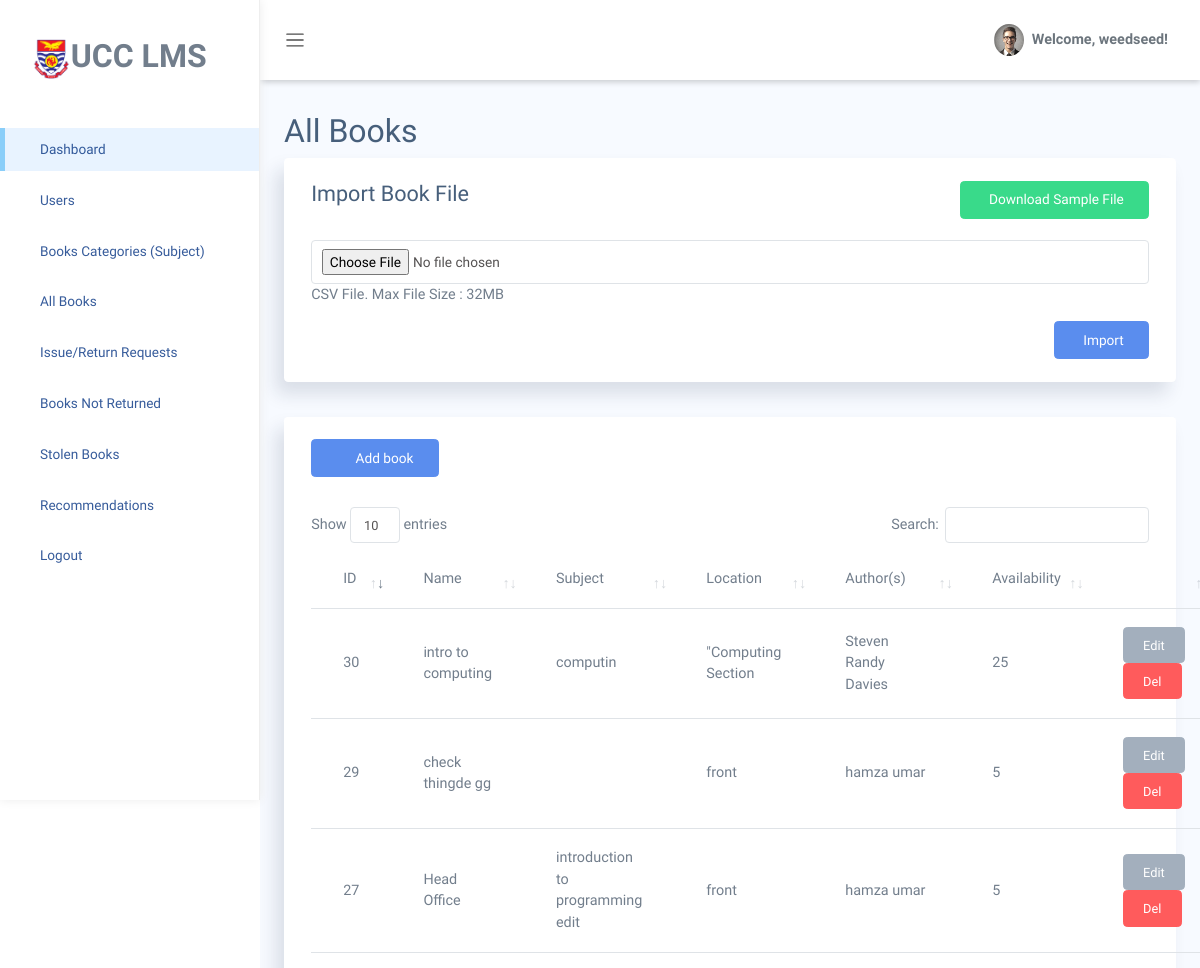
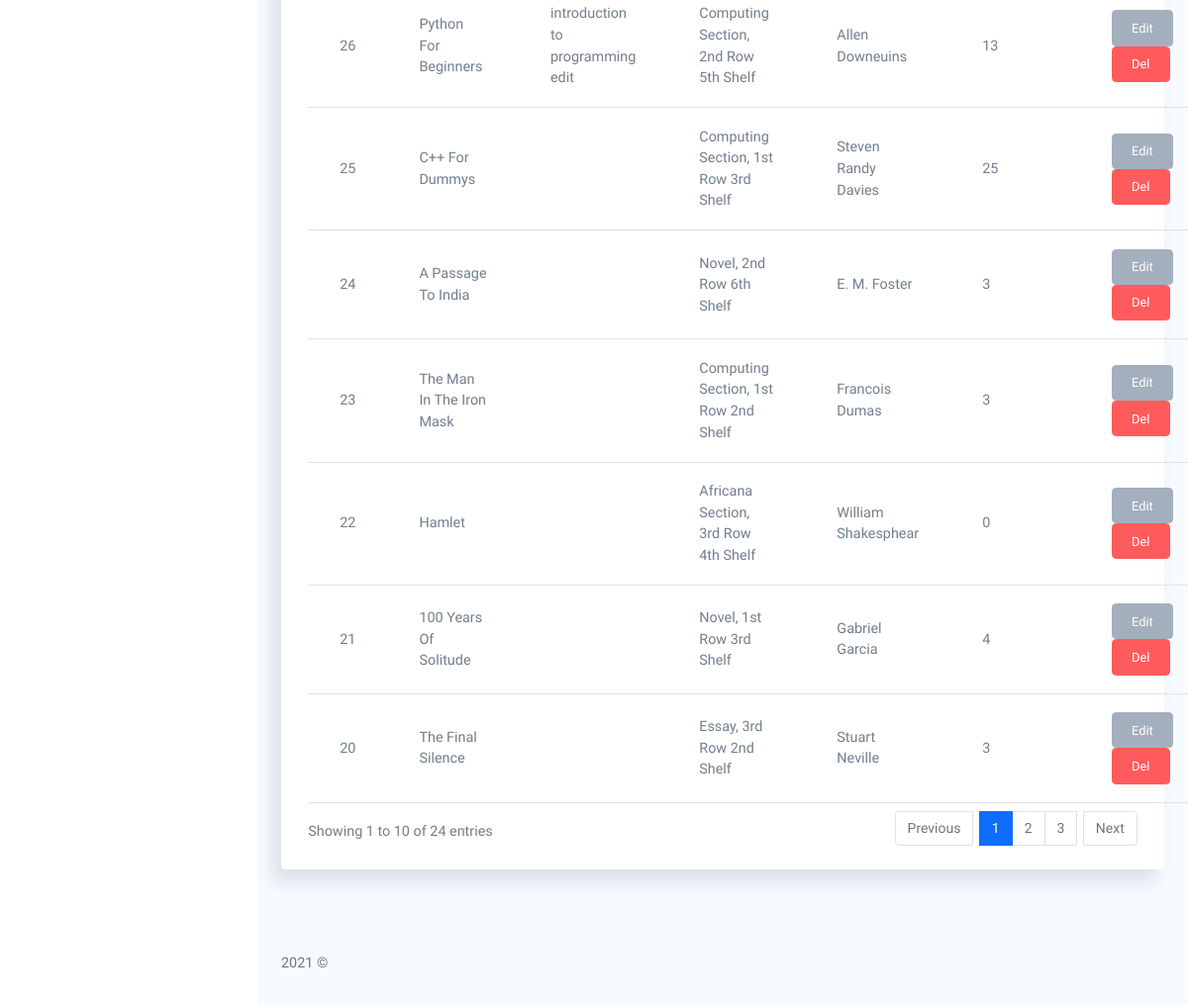
Page /view-books/ (signed in) on the committed database (2 pictures, top to bottom).
### ucclms/models.py (models this page shows, shortened)
class Book(models.Model):
    title = models.CharField(max_length = 255, blank=False, null=False)
    publisher = models.CharField(max_length = 255, blank=True, null=True)
    availability = models.IntegerField(default=0, blank=True, null=True)
    year = models.CharField(max_length = 4, blank=True, null=True)
    author = models.CharField(max_length = 255, blank=True, null=True)
    location = models.CharField(max_length = 255, blank=True, null=True)
    subject = models.ForeignKey(Subject, on_delete=models.SET_NULL, null=True, blank=True, related_name='booksubject')
    is_stolen = models.BooleanField(default=False)
    no_stolen = models.IntegerField(null=True, blank=True, default=0)

class Subject(models.Model):
    name = models.CharField(unique=True, max_length=200)
    created_at = models.DateTimeField(auto_now_add=True)

### ucclms/views.py (the view, shortened to what this page needs)
# urls.py: path('view-books/', views.viewBooks, name='view-books'),
@login_required(login_url='login')
def viewBooks(request):
    books = Book.objects.order_by('-id')
    context = {'dash_title':'All Books','books': books}
    return render(request, 'ucclms/view-books.html', context)

### ucclms/templates/ucclms/view-books.html (shortened to what this page needs)
{% extends 'base.html' %}
{% block content %}
<section class="section">
    <div class="card">
        <div class="card-body">
            <div class=" d-flex justify-content-between">
                <h4>Import Book File</h4>
                <a href="{% url 'download-book-demo' %}" class="btn btn-success waves-effect waves-light"> Download Sample File</a>
            </div>
            <br>
            <form action="" method="POST" enctype="multipart/form-data">
                <input type="file" class="form-control" id="example-fileinput" name="file" required>
                <p>CSV File. Max File Size : 32MB</p>
                <div class="button-list d-flex justify-content-between">
                    <button type="submit" class="btn btn-primary waves-effect waves-light"> Import</button>
                </div>
            </form>
        </div>
    </div>
    <div class="card">
        <div class="card-header">
            <a href="{% url 'add-book' %}" class="btn btn-primary mb-2"><i class="fas fa-book-medical"></i> Add book</a>
        </div>
        <div class="card-body">
            <table class='table' id="table_id">
                <thead>
                    <tr>
                        <td>ID</td>
                        <td>Name</td>
                        <td>Subject</td>
                        <td>Location</td>
                        <td>Author(s)</td>
                        <td>Availability</td>
                        <td></td>
                    </tr>
                </thead>
                <tbody>
                    {% for book in books %}
                    <tr>
                        <td>{{book.id}}</td>
                        <td>{{book.title}}</td>
                        <td>{{book.subject.name}}</td>
                        <td>{{book.location}}</td>
                        <td>{{book.author}}</td>
                        <td>{{book.availability}}</td>
                        <td>
                            <a href="{% url 'edit-book' book.id %}" class="btn btn-light btn-sm">Edit</a>
                            <a href="{% url 'delete-book' book.id %}" class="btn btn-danger btn-sm">Del</a>
                        </td>
                    </tr>
                    {% endfor %}
                </tbody>
            </table>
        </div>
    </div>
</section>
{% endblock %}

### templates/base.html (shortened to what this page needs)
<!DOCTYPE html>
{% load static %}
<html lang="en">
<head>
    <link rel="stylesheet" type="text/css" href="{% static 'css/all.min.css' %}">
    <link rel="stylesheet" type="text/css" href="{% static 'css/sign-up.css' %}">
    <link rel="stylesheet" type="text/css" href="{% static 'css/main.css' %}">
    <link rel="stylesheet" type="text/css" href="{% static '/css/dashstyle.css' %}">
    <link href="{% static 'libs/datatables/dataTables.bootstrap4.min.css' %}" rel="stylesheet" type="text/css" />
    <link href="{% static 'libs/datatables/responsive.bootstrap4.min.css' %}" rel="stylesheet" type="text/css" />
    <link href="{% static 'libs/datatables/buttons.bootstrap4.min.css' %}" rel="stylesheet" type="text/css" />
    <link href="{% static 'libs/datatables/select.bootstrap4.min.css' %}" rel="stylesheet" type="text/css" />
    <link rel="stylesheet" href="{% static 'css/bootstrap.css' %}">
    <link rel="stylesheet" href="{% static 'vendors/chartjs/Chart.min.css' %}">
    <link rel="stylesheet" href="{% static 'vendors/perfect-scrollbar/perfect-scrollbar.css' %}">
    <link rel="stylesheet" href="{% static 'css/app.css' %}">
</head>
<body>
    <div id="app">
        <div id="sidebar" class='active'>
            <div class="sidebar-wrapper active">
                <div class="sidebar-header">
                    <img src="{% static '/img/ucc_web_logo.png' %}" alt="" srcset="" height='30px'>UCC LMS
                </div>
                <div class="sidebar-menu">
                    <ul class="menu">
                        <li class="sidebar-item active ">
                            <a href="{% url 'admin-dashboard' %}" class='sidebar-link'>
                                <span>Dashboard</span>
                            </a>
                        </li>
                        <li class="sidebar-item">
                            <a href="{% url 'view-users' %}" class='sidebar-link'>
                                <span>Users</span>
                            </a>
                        </li>
                        <li class="sidebar-item">
                            <a href="{% url 'view-subjects' %}" class='sidebar-link'>
                                <span>Books Categories (Subject)</span>
                            </a>
                        </li>
                        <li class="sidebar-item">
                            <a href="{% url 'view-books' %}" class='sidebar-link'>
                                <span>All Books</span>
                            </a>
                        </li>
                        <li class="sidebar-item">
                            <a href="{% url 'book-records' %}" class='sidebar-link'>
                                <span>Issue/Return Requests</span>
                            </a>
                        </li>
                        <li class="sidebar-item">
                            <a href="{% url 'books-not-returned' %}" class='sidebar-link'>
                                <span>Books Not Returned</span>
                            </a>
                        </li>
                        <li class="sidebar-item">
                            <a href="{% url 'stolen-books' %}" class='sidebar-link'>
                                <span>Stolen Books</span>
                            </a>
                        </li>
                        <li class="sidebar-item">
                            <a href="{% url 'recommendations' %}" class='sidebar-link'>
                                <span>Recommendations</span>
                            </a>
                        </li>
                        <li class="sidebar-item">
                            <a href="{% url 'logout' %}" class='sidebar-link'>
                                <span>Logout</span>
                            </a>
                        </li>
                    </ul>
                </div>
            </div>
        </div>
        <div id="main">
            <nav class="navbar navbar-header navbar-expand navbar-light">
                <a class="sidebar-toggler" href="#"><span class="navbar-toggler-icon"></span></a>
                <div class="collapse navbar-collapse" id="navbarSupportedContent">
                    <ul class="navbar-nav d-flex align-items-center navbar-light ml-auto">
                        <li class="dropdown">
                            <a href="#" data-toggle="dropdown"
                                class="nav-link dropdown-toggle nav-link-lg nav-link-user">
                                <div class="avatar mr-1">
                                    <img src="{% static 'img/avatar/avatar-s-1.png' %}" alt="" srcset="">
                                </div>
                                <div class="d-none d-md-block d-lg-inline-block">Welcome, {{request.user}}!</div>
                            </a>
                        </li>
                    </ul>
                </div>
            </nav>
            <div class="main-content container">
                <div class="page-title">
                    <h3>{{ dash_title }}</h3>
                </div>
                {% block content %}
                {% endblock %}
            </div>
            <footer>
                <div class="footer clearfix mb-0 text-muted">
                    <div class="float-left">
                        <p>2021 &copy;</p>
                    </div>
                </div>
            </footer>
        </div>
    </div>
</body>
</html>

### staticfiles/css/main.css (style rules this page uses)
* { margin: 0; padding: 0; box-sizing: border-box; }
body { background-color: rgb(241, 241, 241); }
ul { list-style: none; }
a { text-decoration: none; }
nav.navbar { height: 10vh; }
nav.navbar a { color: #fff; }

### staticfiles/css/app.css (style rules this page uses)
* { font-family: "Raleway"; }
#app { position: relative; }
#main { margin-left: 260px; background-color: #F7FAFF; min-height: 100vh; transition: margin-left 0.6s ease-out; }
#main .main-content { padding: 2rem 1.5rem; }
#main .main-content .page-title h3 { font-size: 2rem; }
a { text-decoration: none; outline: 0; }
button { outline: 0; }
svg.feather, i { font-size: 14px; height: 1rem; }
footer { padding: 1rem 1.5rem; }
.avatar { display: inline-flex; border-radius: 50%; text-align: center; vertical-align: middle; position: relative; }
.avatar img { width: 32px; height: 32px; border-radius: 50%; }
.btn i, .btn svg { width: 16px; height: 16px; }
.btn.btn-primary { color: #fff; }
.btn.btn-success { color: #fff; }
.btn.btn-danger { color: #fff; }
.btn.btn-light { color: #fff; }
.dropdown-toggle:after { color: #fff; }
#sidebar.active .sidebar-wrapper { left: 0; }
.sidebar-wrapper { width: 260px; height: 100vh; position: fixed; top: 0; z-index: 10; background-color: #fff; bottom: 0; border-right: 1px solid #eee; box-shadow: 0 0 10px #ececec; left: -260px; transition: left 0.6s ease-out; }
.sidebar-wrapper .sidebar-header { padding: 2rem 2rem 1rem; font-size: 2rem; font-weight: bold; }
.sidebar-wrapper .sidebar-header img { height: 2.5rem; }
.sidebar-wrapper .menu { padding-left: 0; margin-top: 2rem; }
.sidebar-wrapper .menu .sidebar-link { display: block; padding: 0.7rem 1.5rem; font-size: 0.85rem; display: flex; align-items: center; transition: all 0.5s; }
.sidebar-wrapper .menu .sidebar-link > span { color: #053382; font-weight: 500; margin-left: 1rem; opacity: 0.8; }
.sidebar-wrapper .menu .sidebar-item { list-style: none; margin-top: 0.5rem; position: relative; }
.sidebar-wrapper .menu .sidebar-item.active .sidebar-link { background-color: #e8f3ff; }
.sidebar-wrapper .menu .sidebar-item.active .sidebar-link:before { content: ""; position: absolute; left: 0; height: 100%; top: 0; bottom: 0; background-color: rgba(46, 170, 244, 0.5); width: 5px; }
.card { box-shadow: -8px 12px 18px 0 rgba(25, 42, 70, 0.13); margin-bottom: 2.2rem; }
.card .card-header { border: none; }
.card .card-header ~ .card-body { padding-top: 0; }
.card .card-body { padding: 1.4rem 1.7rem; }
.navbar { height: 70px; padding: 1.5rem; }
.navbar .nav-link-user img { width: 30px; }
.navbar.navbar-header li { display: flex; align-items: center; }
.navbar.navbar-header .dropdown > a { color: #6c757d; font-weight: 600; }
.navbar.navbar-header .dropdown > a:after { display: none; }
.table td, .dataTable-table td, .table thead th, .dataTable-table thead th { vertical-align: middle; }
nav.navbar { box-shadow: 0 2px 6px rgba(0,0,0,0.2); background-color: #fff; }

### rows in the picture
Book: id "30", title "intro to computing", subject.name "computin", location "\"Computing Section", author "Steven Randy Davies", availability "25"
Book: id "29", title "check thingde gg", location "front", author "hamza umar", availability "5"
Book: id "27", title "Head Office", subject.name "introduction to programming edit", location "front", author "hamza umar", availability "5"
Book: id "26", title "Python For Beginners", subject.name "introduction to programming edit", location "Computing Section, 2nd Row 5th Shelf", author "Allen Downeuins", availability "13"
Book: id "25", title "C++ For Dummys", location "Computing Section, 1st Row 3rd Shelf", author "Steven Randy Davies", availability "25"
Book: id "24", title "A Passage To India", location "Novel, 2nd Row 6th Shelf", author "E. M. Foster", availability "3"
Book: id "23", title "The Man In The Iron Mask", location "Computing Section, 1st Row 2nd Shelf", author "Francois Dumas", availability "3"
Book: id "22", title "Hamlet", location "Africana Section, 3rd Row 4th Shelf", author "William Shakesphear", availability "0"
Book: id "21", title "100 Years Of Solitude", location "Novel, 1st Row 3rd Shelf", author "Gabriel Garcia", availability "4"
Book: id "20", title "The Final Silence", location "Essay, 3rd Row 2nd Shelf", author "Stuart Neville", availability "3"

### other values in the picture
{{ request.user }} "weedseed"
{{ dash_title }} "All Books"
